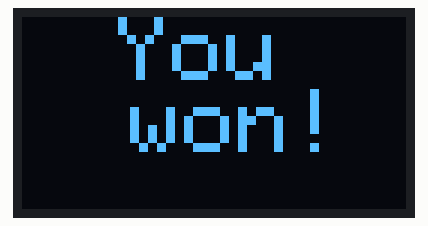
The sketch below on a simulated Arduino Uno, built with avr-gcc and run on an emulated ATmega328P. Shown: 128×64 one-colour display.

Above: at 0.1 s.

The sketch:

OLEDtest1.ino
```cpp
#include <Wire.h>
#include <Adafruit_GFX.h>
#include <Adafruit_SSD1306.h>
#include <string.h>

#define SCREEN_WIDTH 128
#define SCREEN_HEIGHT 64

#define OLED_ADDR 0x3C

Adafruit_SSD1306 display(SCREEN_WIDTH, SCREEN_HEIGHT, &Wire, -1);

void setup() {
  if (!display.begin(SSD1306_SWITCHCAPVCC, OLED_ADDR)) {
    while (true) {}
  }

  String text = "You\n  won!";

  display.clearDisplay();

  display.setTextSize(3);
  display.setTextColor(SSD1306_WHITE);
  display.setCursor(SCREEN_WIDTH/4, 0);
  display.println(text);

  display.display();
}

void loop() {
}
```
